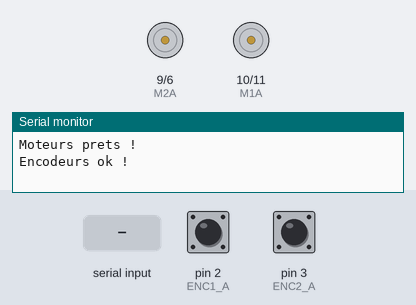
Recording of a sketch running on a simulated Arduino Uno, built with avr-gcc and run on an emulated ATmega328P. Parts: motor-driver pin pairs drawn as motors (green arrow = first pin HIGH = forward, orange = second pin HIGH = backward, longer = more drive), the last lines printed to the serial monitor. Inputs (shaded band) come from the test bench; at power-on: pin 2 (ENC1_A) HIGH, pin 3 (ENC2_A) HIGH.

Above: at 3.2 s.
3.3 s: "roule 1\n" received over Serial
At 4.5 s:
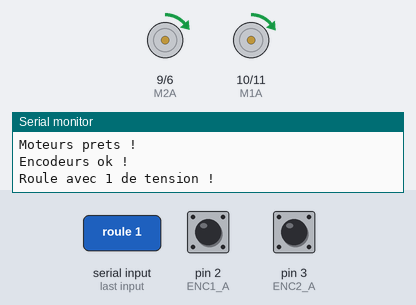
4.8 s: "tourne 1\n" received over Serial
At 5.4 s:
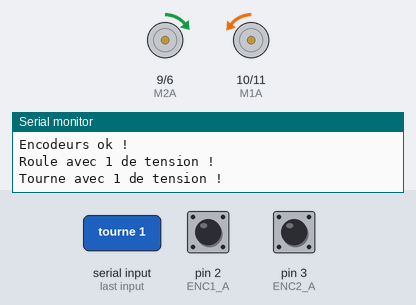
6.3 s: "moteur 1\n" received over Serial
At 6.7 s:
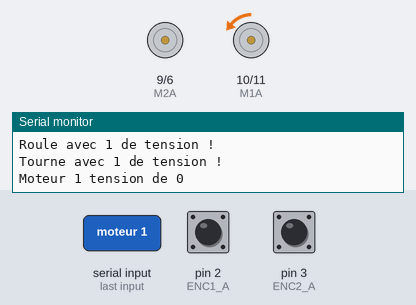
7.8 s: "roule 150\n" received over Serial
At 9.0 s:
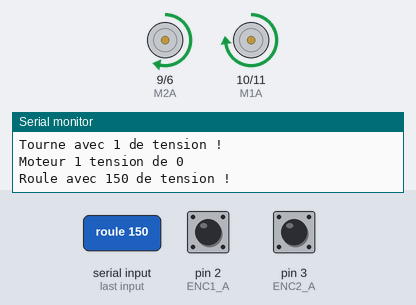
9.3 s: "stop 1\n" received over Serial
At 10.1 s:
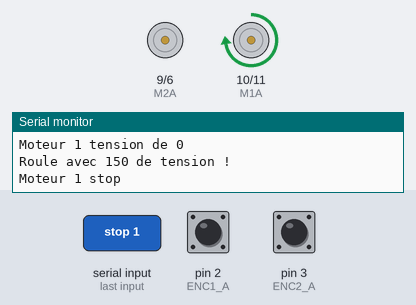
10.8 s: "tourne 150\n" received over Serial
At 11.3 s:
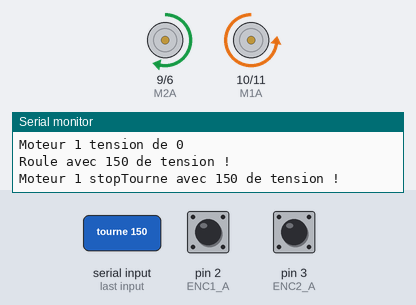
Timing chart, 0 to 13.3 s (numbered marks = the images above; inputs shaded):
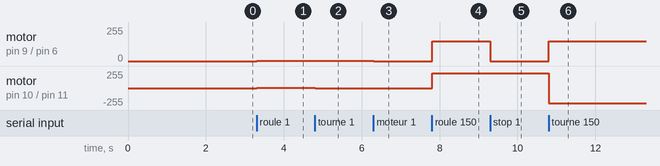

Measured:
- after the input at 3.3 s, motor on pin 9 (M2A) / pin 6 (M2B): stopped → forward 1/255 at once; motor on pin 10 (M1A) / pin 11 (M1B): stopped → forward 2/255 at once
- after the input at 4.8 s, motor on pin 10 (M1A) / pin 11 (M1B): forward 2/255 → backward 2/255 at once
- after the input at 6.3 s, motor on pin 9 (M2A) / pin 6 (M2B): forward 1/255 → stopped at once
- after the input at 7.8 s, motor on pin 9 (M2A) / pin 6 (M2B): stopped → forward 150/255 at once; motor on pin 10 (M1A) / pin 11 (M1B): backward 2/255 → forward 225/255 at once
- after the input at 9.3 s, motor on pin 9 (M2A) / pin 6 (M2B): forward 150/255 → stopped at once
- after the input at 10.8 s, motor on pin 9 (M2A) / pin 6 (M2B): stopped → forward 150/255 at once; motor on pin 10 (M1A) / pin 11 (M1B): forward 225/255 → backward 225/255 at once

The sketch:

try1.ino
```cpp
#include "lecture_PortSerie.h"
#include "Moteur.h"
#include "encodeurs.h"

extern Point p;
bool nouveau_message = false;

void setup() {
  Serial.begin(115200);
  delay(2000);
  Serial.println("Robot Pret.");

  portSerie_init();
  moteur_init();
  encodeurs_init();
}

void loop() {
  delay(Te);
  portSerie_lecture();
   if (nouveau_message == true) {

    if (strcmp(p.com, "roule") == 0) {
      Serial.print("Roule avec ");
      Serial.print(p.para1);
      Serial.println(" de tension !");
      avance(p.para1);
    }

    else if (strcmp(p.com, "tourne") == 0) {
      Serial.print("Tourne avec ");
      Serial.print(p.para1);
      Serial.println(" de tension !");
      tourne(p.para1);
    }

    else if (strcmp(p.com, "moteur") == 0) {
      Serial.print("Moteur ");
      Serial.print(p.para1);
      Serial.print(" tension de ");
      Serial.println(p.para2);
      moteur_set(p.para1,p.para2);
    }

    else if (strcmp(p.com, "stop") == 0) {
      if (p.para1 ==0) {moteur_stop();}
      else {Serial.print("Moteur ");
      Serial.print(p.para1);
      Serial.print(" stop");
      moteur_set(p.para1,0);}}

    else {Serial.println("Commande non prise en charge sorry");}
    nouveau_message = false;}
}
```

Moteur.cpp
```cpp
#include <Arduino.h>
#include "Moteur.h"

extern float Te = 10;
extern float consigne = 0;

const float K_tension = 1.5; //DIFF TENSION ENTRE MOTEURS (a determiner)
const float RapportUV = 1;  //le rapport entre tension et vitesse de rotation (a determiner, eske il est constant ?)
// === Broches des moteurs ===
// Moteur droit (1)
#define M1A 10
#define M1B 11
// Moteur gauche (2)
#define M2A 9
#define M2B 6

void moteur_init() {
  pinMode(M1A, OUTPUT);
  pinMode(M1B, OUTPUT);
  pinMode(M2A, OUTPUT);
  pinMode(M2B, OUTPUT);
  moteur_stop();
  Serial.println("Moteurs prets !");}

void moteur_set(int mot, float vitesse) {
  int PWM = constrain(round(vitesse), -255, 255);
  int pinA = 0, pinB = 0;

  if (mot == 1) { pinA = M2A; pinB = M2B; }
  else if (mot == 2) {pinA = M1A; pinB = M1B;}

  if (PWM > 0) {
    analogWrite(pinA, PWM);
    analogWrite(pinB, 0);
  } else if (PWM < 0) {
    analogWrite(pinA, 0);
    analogWrite(pinB, -PWM);
  } else {
    analogWrite(pinA, 0);
    analogWrite(pinB, 0);
  }}

void moteur_stop() {
  moteur_set(1, 0);
  moteur_set(2, 0);}

void avance(float vitesse) {
  vitesse = constrain(vitesse, -255, 255);
  moteur_set(1, vitesse);
  moteur_set(2, K_tension*vitesse);}

void tourne(float vitesse) {
  vitesse = constrain(vitesse, -255, 255);
  moteur_set(1, vitesse);
  moteur_set(2, K_tension*(-vitesse));
}
```

Moteur.h
```cpp
#ifndef MOTEUR_H
#define MOTEUR_H

extern float Te;
extern float consigne;

// Initialisation des moteurs
void moteur_init();

// Commande individuelle d'un moteur (1 = gauche, 2 = droite)
void moteur_set(int mot, float vitesse);

// Arrêt complet
void moteur_stop();

void avance(float vitesse);
void tourne(float vitesse);

#endif
```

asservissement.cpp
```cpp

```

encodeur.cpp
```cpp
#include "encodeurs.h"
#include <Arduino.h>

// Ticks par cm (en ligne droite) (a verif)
#define TICKS_CM_R 127.277
#define TICKS_CM_L 126.238

// Ticks par radian pour rotation horaire et trigonométrique
#define TICKS_RAD_HR 2225.145
#define TICKS_RAD_HL 2331.779
#define TICKS_RAD_TR 2373.319
#define TICKS_RAD_TL 2340.214

#define ENC1_A 2
#define ENC1_B 4
#define ENC2_A 3
#define ENC2_B 5

volatile long countR = 0;
volatile long countL = 0;
long prevCountR = 0;
long prevCountL = 0;

float dR = 0;
float dL = 0;


void encodeur1() {
  countR += (digitalRead(ENC1_A) == digitalRead(ENC1_B)) ? 1 : -1;}

void encodeur2() {
  countL += (digitalRead(ENC2_A) == digitalRead(ENC2_B)) ? -1 : 1;}


void encodeurs_init() {
  pinMode(ENC1_A, INPUT_PULLUP);
  pinMode(ENC1_B, INPUT_PULLUP);
  attachInterrupt(digitalPinToInterrupt(ENC1_A), encodeur1, CHANGE);
  pinMode(ENC2_A, INPUT_PULLUP);
  pinMode(ENC2_B, INPUT_PULLUP);
  attachInterrupt(digitalPinToInterrupt(ENC2_A), encodeur2, CHANGE);
  Serial.println("Encodeurs ok !");}

void lire_encodeurs(long &c1, long &c2) {
  noInterrupts();
  long currentR = countR;
  long currentL = countL;
  interrupts();

  dR = currentR - prevCountR;
  dL = currentL - prevCountL;

  prevCountR = currentR;
  prevCountL = currentL;
  }

float distEncodeurs() {
  return (dR / TICKS_CM_R + dL / TICKS_CM_L) * 0.5;
}

float angleEncodeurs() {
  float dRrad = (dR > 0) ? dR / TICKS_RAD_HR : dR / TICKS_RAD_TR;
  float dLrad = (dL > 0) ? dL / TICKS_RAD_HL : dL / TICKS_RAD_TL;
  return (dRrad - dLrad) * 0.5;}
```

encodeurs.h
```cpp
#pragma once

extern volatile long count1;
extern volatile long count2;

void encodeurs_init();
void encodeurs_lire(long &c1, long &c2);
```

lecture_PortSerie.cpp
```cpp
#include "lecture_PortSerie.h"

Point p = {"", 0, 0, 0};

static char buffer[48];
static uint8_t idx = 0;

void portSerie_init() {
  Serial.println("Port Série pret ! Format : 'fonction parametre1 paramtre2 ...\\n' ex: avance 100 0");
}

void traiter_message() {
  char* token = strtok(buffer, " ");
  if (token == NULL) return;
  char com[16];
  strncpy(p.com, token, sizeof(p.com) - 1);
  p.com[sizeof(p.com) - 1] = '\0';
  token = strtok(NULL," ");
  int para1 = token ? atoi(token) : 0;
  token = strtok(NULL," ");
  int para2 = token ? atoi(token) : 0;
  token = strtok(NULL," ");
  int para3 = token ? atoi(token) : 0;
  p.para1 = (int16_t)para1;
  p.para2 = (int16_t)para2;
  p.para3 = (int16_t)para3;
  nouveau_message = true;
}

void portSerie_lecture() {
  while (Serial.available() > 0) {

    char c = Serial.read();

    if (idx >= sizeof(buffer) - 1) {
      idx = 0;
      Serial.println("Erreur : message trop long");
      return;
    }

    if (c != '\n' && c != '\r') {
      buffer[idx++] = c;
    }

    else {
      if (idx > 0) {
        buffer[idx] = '\0';
        traiter_message();
        idx = 0;
      }
    }
  }
}
```

lecture_PortSerie.h
```cpp
#pragma once
#include <Arduino.h>

struct Point {
  char    com[16]; //ca c'est la commandes
  int16_t para1;
  int16_t para2;
  int16_t para3; };

extern bool  nouveau_message;

void portSerie_init();
void portSerie_lecture();
```

trapeze.cpp
```cpp
#include "trapeze.h"
#include <Arduino.h>
#include "encodeurs.h"
#include "Moteur.h"

const float accmax = 100;
const float vmax = 100;

float trapeze(float consigne, float consigneP) {
  if (consigne > vmax) consigne = vmax;
  if (consigne < -vmax) consigne = -vmax;
  float diff = consigne - consigneP;
  float direction = (diff > 0) ? 1 : -1;
  if (abs(diff) > accmax) {
   consigne = consigneP + direction * accmax * Te;
   return consigne;
  }
}
```

trapeze.h
```cpp
#pragma once

float trapeze(float consigne, float consigneP);
```
